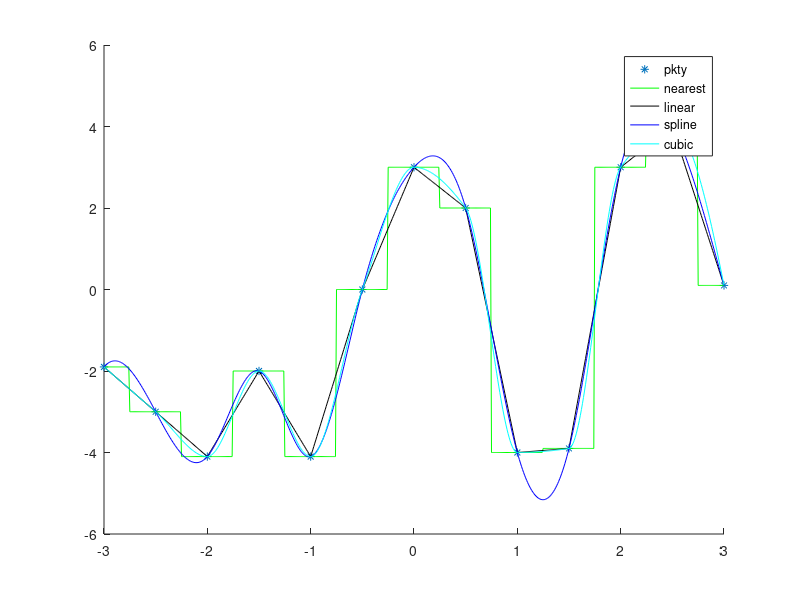
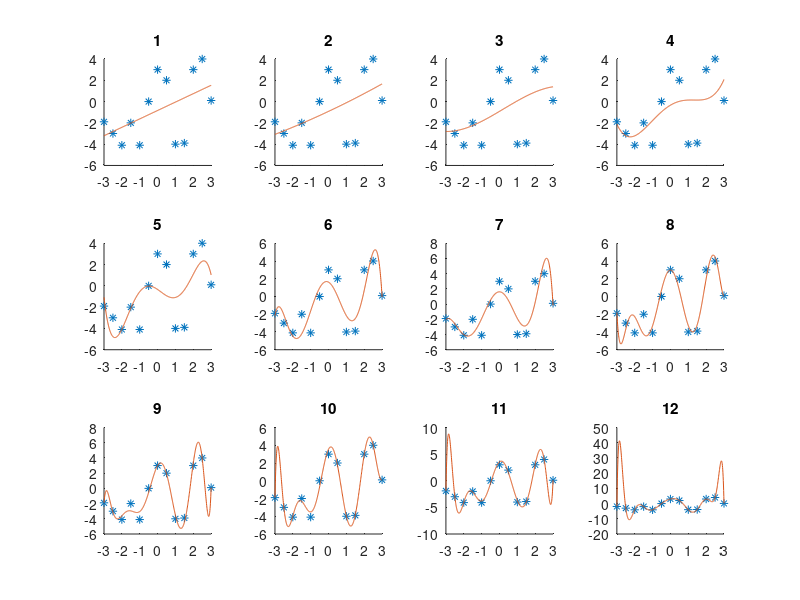

MATLAB code to generate these figures, in order:
% 1
x = (-3:0.5:3);
y = [-1.9, -3, -4.1, -2, -4.1, 0, 3, 2, -4, -3.9, 3, 4, 0.1];

figure;
hold on;
plot(x, y, "*");

% 2
xp = 0.8;
yp = -2;

y1 = interp1(x, y, xp, "nearest");
abs(yp - y1)

y2 = interp1(x, y, xp, "linear");
abs(yp - y2)

y3 = interp1(x, y, xp, "spline");
abs(yp - y3)

y4 = interp1(x, y, xp, "cubic");
abs(yp - y4)

% Odp: najlepsza metoda: cubic

% 3
X = -3:0.01:3;
Y1 = interp1(x, y, X, "nearest");
plot(X, Y1, 'g');

Y2 = interp1(x, y, X, "linear");
plot(X, Y2, 'k');

Y3 = interp1(x, y, X, "spline");
plot(X, Y3, 'b');

Y4 = interp1(x, y, X, "cubic");
plot(X, Y4, 'c');

legend("pkty", "nearest", "linear", "spline", "cubic");

% Odp: najlepsza metoda: spline, ewentualnie cubic

% 4, 1 - 12
figure;

for i = 1:1:12
    subplot(3, 4, i);
    hold on;
    plot(x, y, '*');
    p = polyfit(x, y, i);
    Y = polyval(p, X);
    plot(X, Y);
    title(i);
end

% Odp: stopień wielomianu: 9

% 5
n = 9;
p = polyfit(x, y, 9);
ypp = polyval(p, xp);
abs(ypp - yp)

% Odp: wynik (0.7322) różni się znacząco od uzyskanego w wyniku
% interpolacji (0.2008), jest gorzej.
